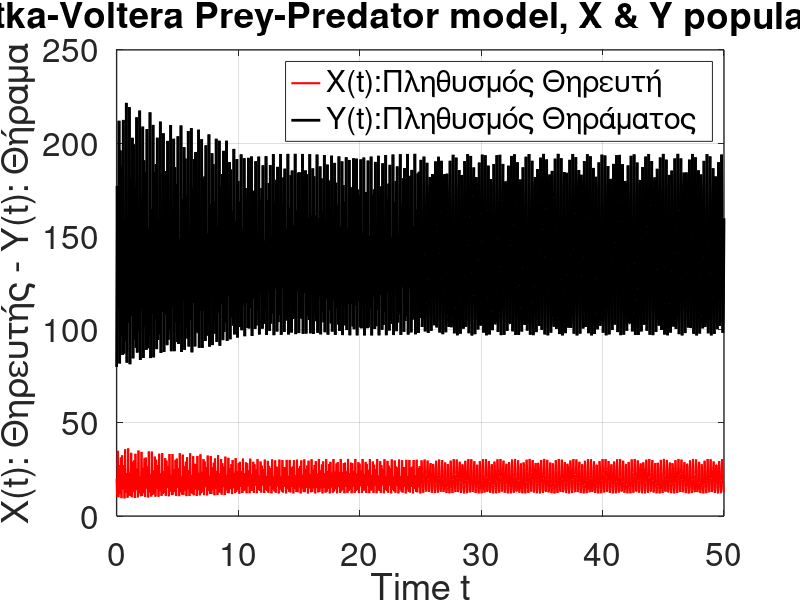
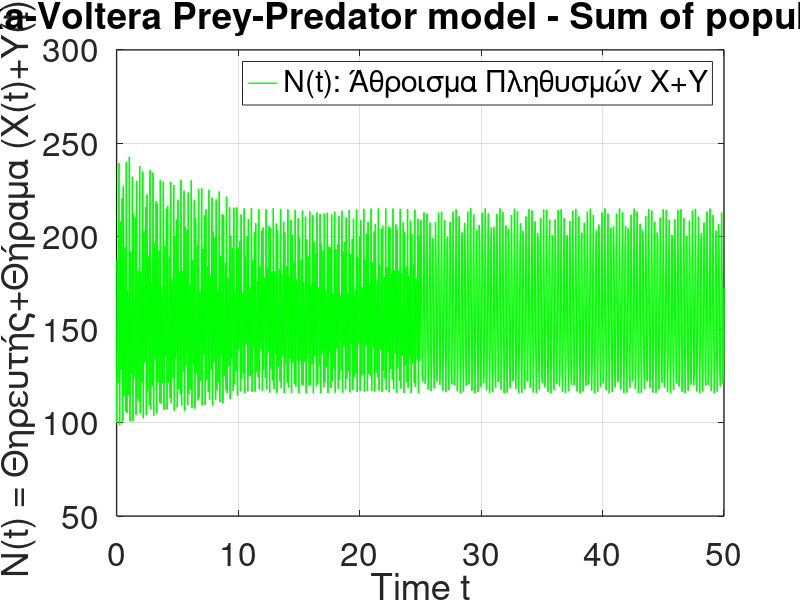
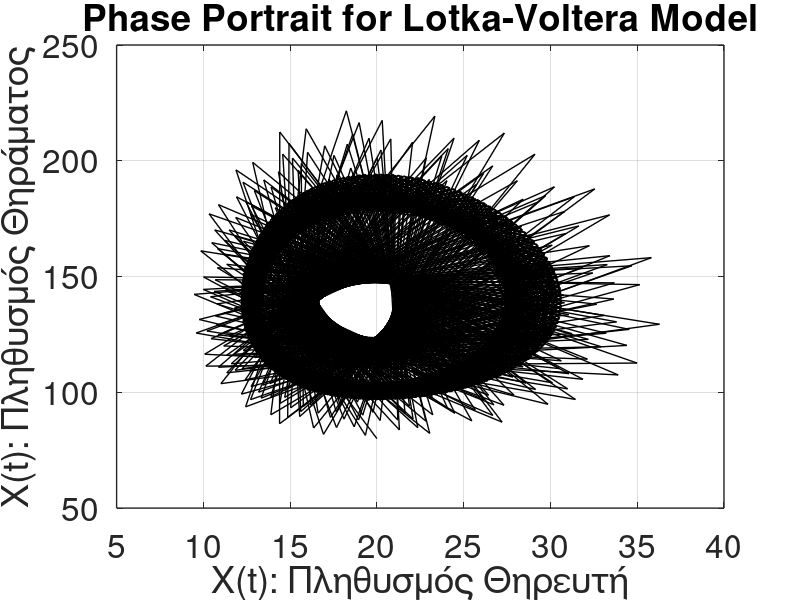

These charts were generated, in order, by the following MATLAB code:
% Lotka-Voltera prey-predator model %

%Initial values and params
y01(1) = 20  % Initial predator population
y01(2) = 80  % Initial prey population
 
% Time interval
Tinterval = linspace(0, 50, 1001)   % time step of 0.05 in total 1001 values

% we have two set of params declared as a vector of two rows
% first row will be used for t < 25
% second row will be used for 25 <= t < 50
params = [40 2 0.5 70; 20 1 0.25 35]

colors = ['k', 'r']  % predator (X) color black, prey (Y) color red 

%%%%%%%%% Solve system of odes  %%%%%%%%%%%%%%%%%%%%%%%
% define a function that contains the system of LV odes
function res = LV(t,V, params)
  
    % Dependent variables V - vector of v1 & v2
    % v1 is the predator population at time t
    % v2 is the prey popul;ation at time t 
    v1 = V(1);
    v2 = V(2);
    % selection of param set depends on time
    if (t < 25)  % use first row of params 
      a = params(1, 1);
      b = params(1, 2);
      c = params(1, 3); 
      d = params(1, 4);
     else        % use second row of params
      a = params(2, 1);
      b = params(2, 2);
      c = params(2, 3); 
      d = params(2, 4);
     endif 
    dxdt = (-d)*v1+c*v1*v2;   % rate of predator population X
    dydt = a*v2 - b*v1*v2     % rate of prey population Y
    % Pack-up result
    res = [dxdt; dydt];
end

% use anonymous function and get the handle
rate2 = @(t,V) LV(t,V, params);
   
% solve odes by using ode45 and anonymous function handle
% y01 is the initial value vector
% return a vector of type (t, v) where v = v(1), v(2) at any time t
[T,V] = ode45(rate2, Tinterval, y01); 

%%%%%%%% First figure %%%%%%%%%%%%%%%
% Both poulations  X(t), Y(t) will be displayed
figure(1)     
lgnd1 = sprintf("%s%s", "Χ(t):", "Πληθυσμός Θηρευτή")
lgnd2 = sprintf("%s%s", "Υ(t):", "Πληθυσμός Θηράματος ")
h1 = plot(T, V(:,1), 'r', 'linewidth', 1.5, 'DisplayName', lgnd1, 
         T, V(:,2), 'k', 'linewidth',  2, 'DisplayName', lgnd2)
legend({lgnd1, lgnd2});
% display specifics %
xlabel('Time t')
ylabel('X(t): Θηρευτής - Y(t): Θήραμα')
% set grid on
grid on                                   
% additional display properties  for the figure
set(gca, 'fontsize', 24, 'linewidth', 1)  
title('Lotka-Voltera Prey-Predator model, X & Y populations')

%%%%%%%%%%%%%%%%%%%%%%%%%%%%%%%%%%%%%%%

%%%%%%%%%%% Second figure %%%%%%%%%%%%%%%
% Only sum of X(t)+Y(t) will be displayed
figure(2)
lgnd3 = sprintf("%s", "N(t): Άθροισμα Πληθυσμών X+Y")   
h2 = plot(T, V(:,1)+ V(:,2), 'g', 'linewidth', 1, 'DisplayName', lgnd3)   
legend({lgnd3});
% display specifics %
xlabel('Time t')
ylabel('N(t) = Θηρευτής+Θήραμα (X(t)+Y(t))')
% set grid on
grid on                                   
% additional display properties  for the figure 
set(gca, 'fontsize', 24, 'linewidth', 1)  
title('Lotka-Voltera Prey-Predator model - Sum of populations')
%%%%%%%%%%%%%%%%%%%%%%%%%%%%%%%%%%%%%%%

%%%%%%%%%%% Third figure %%%%%%%%%%%%%%%
%%%%%%%%%%  Phase Portrait %%%%%%%%%%%%%
figure(3)    % need a third figure for the phase diagrams 
% Phase portait is a plot of X(t)-Θηρευτής vs Y(t)-Θήραμα
h = plot(V(:,1), V(:,2), 'k', 'linewidth', 1)   
% display specifics %
xlabel('Χ(t): Πληθυσμός Θηρευτή')
ylabel('Χ(t): Πληθυσμός Θηράματος')
% set grid on
grid on                                   
set(gca, 'fontsize', 24, 'linewidth', 1)  
title('Phase Portrait for Lotka-Voltera Model')


